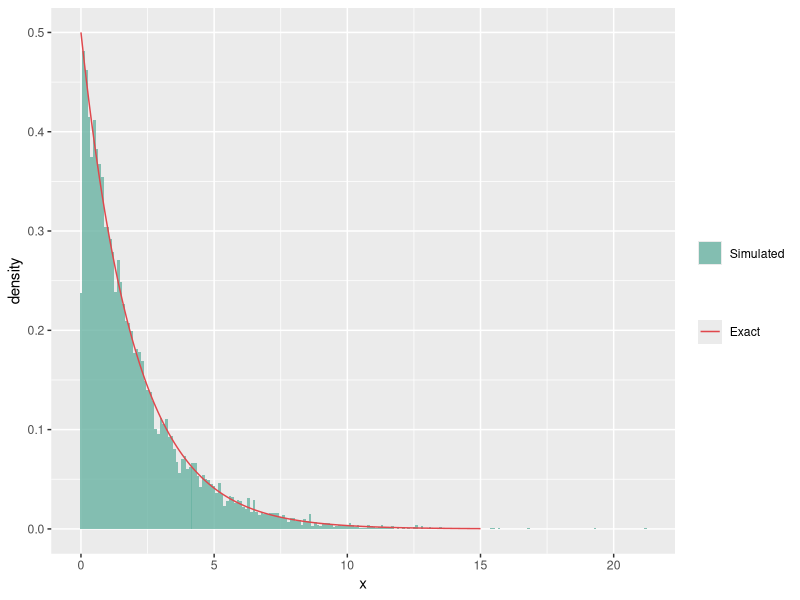
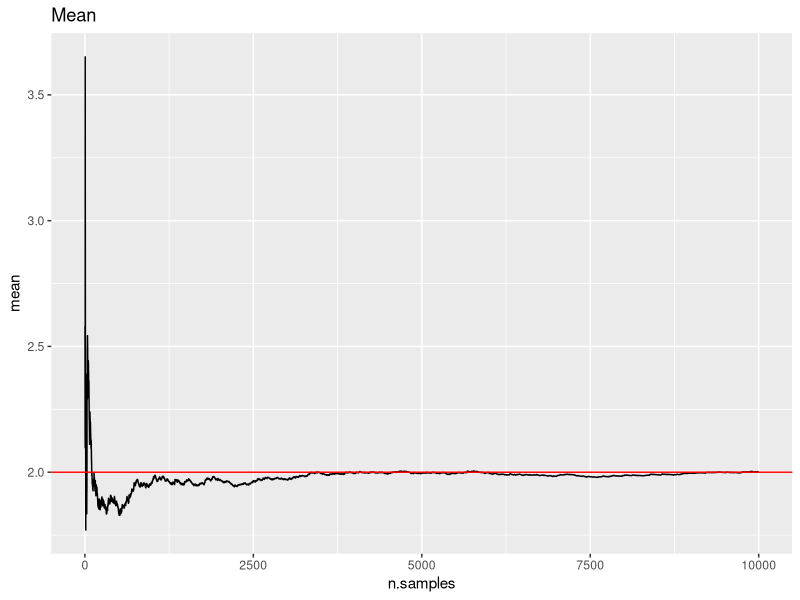
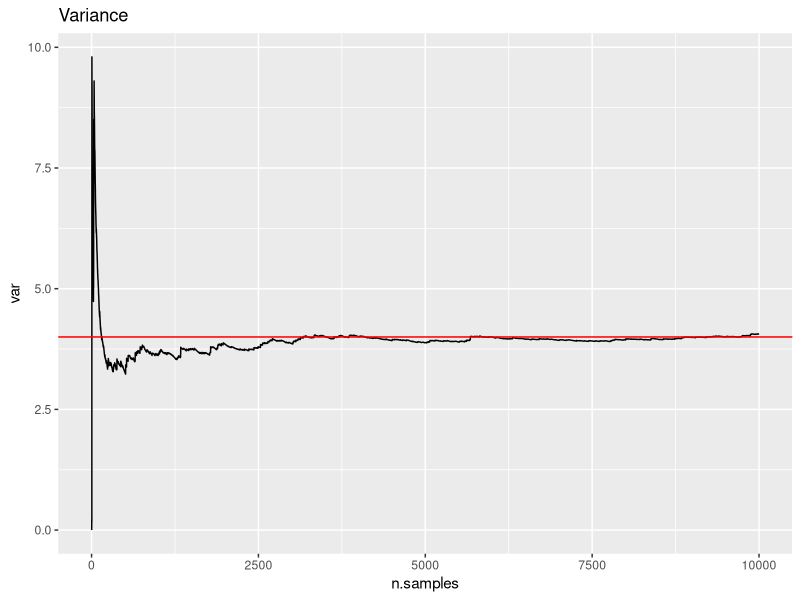
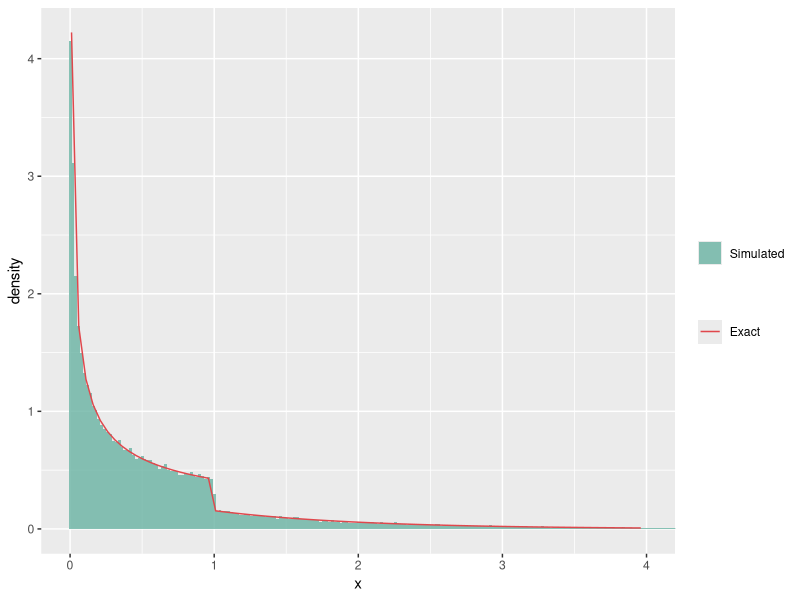
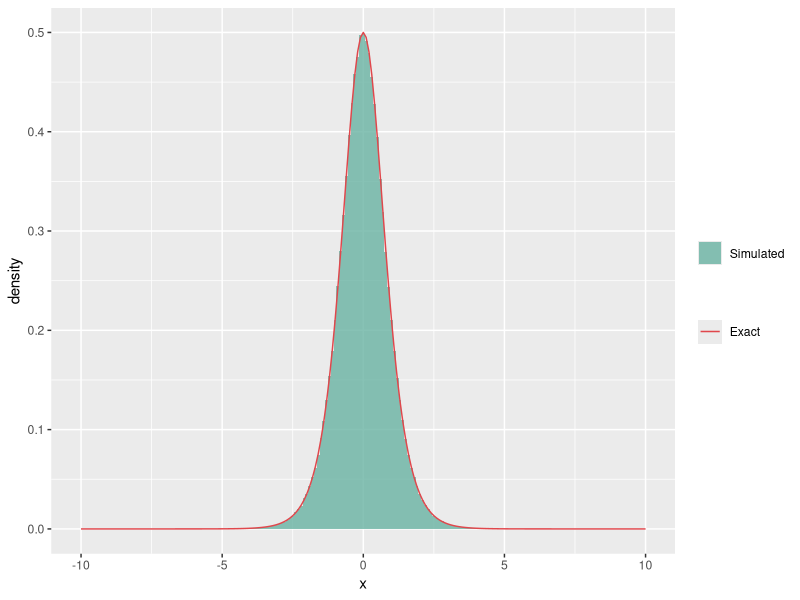
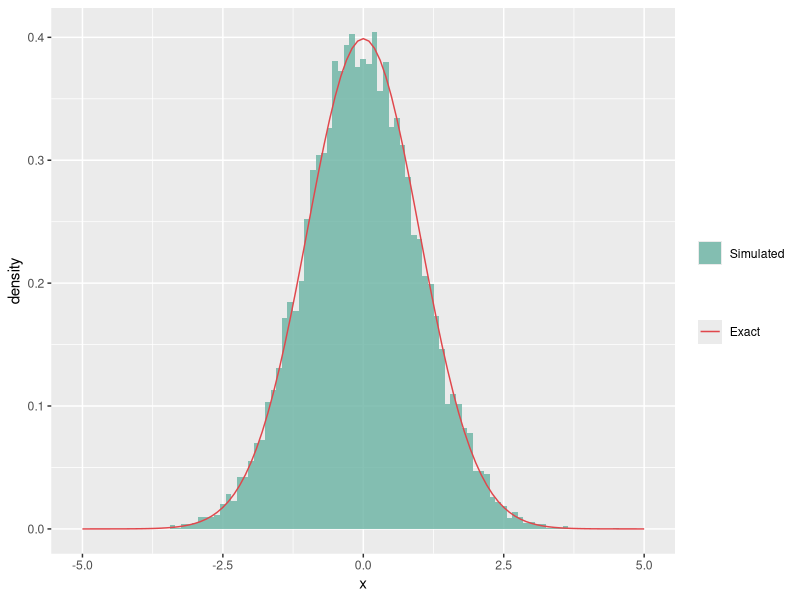
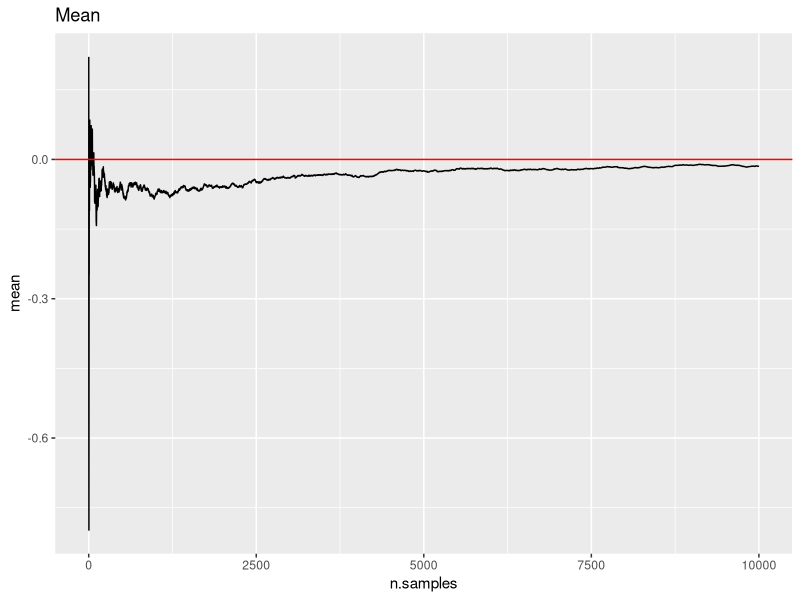
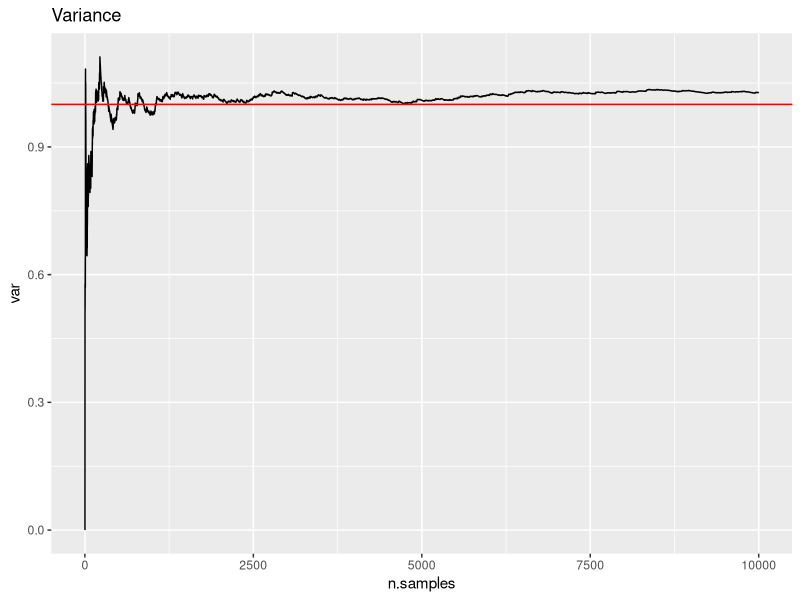

Source code (R) for these figures, in order:
## ---- chunk 1
knitr::opts_chunk$set(echo = TRUE, fig.width = 5, fig.height = 4, fig.align = "center")
library(tidyverse)
library(pracma)
library(mvtnorm)
set.seed(4300)
## ---- chunk 2
sim.exp <- function(rate, n){
  # Vector of n uniform values
  u <- runif(n, 0, 1)
  # Note that (1-U) ~ U, so we can use u instead of 1-u in the returned value.
  -1/rate * log(u)
}
## ---- chunk 3
rate <- 0.5
n <- 10000
sim <- data.frame(x = sim.exp(rate, n))
x = seq(from = 0, to = 15, by = 0.1)
exact <- data.frame(x = x, y = rate*exp(-rate*x))

ggplot(sim) + 
  geom_histogram(aes(x = x, y = ..density.., fill = "Simulated"),
                 alpha = 0.8, binwidth = 0.1) + 
  geom_line(data = exact , aes(x = x, y = y, color = 'Exact'))  +
  scale_color_manual(name = "", values = c("Exact" = "#e0474c")) +
  scale_fill_manual(name = "", values = c("Simulated" = "#69b3a2")) 
## ---- chunk 4
# Calculate the cumulative mean
data.frame(n.samples = 1:n,
           mean = cumsum(sim$x)/(1:n)) %>%
  ggplot() + geom_line(aes(n.samples, mean)) +
  geom_hline(yintercept = 1/rate, color = "red") +
  ggtitle("Mean")
## ---- chunk 5
# Calculate the cumulative variance
data.frame(n.samples = 1:n,
           mean = cumsum(sim$x)/(1:n),
           mean2 = cumsum(sim$x^2)/(1:n)) %>%
  mutate(var = mean2-mean^2) %>%
  ggplot() + geom_line(aes(n.samples, var)) +
  geom_hline(yintercept = 1/rate^2, color = "red") +
  ggtitle("Variance")
## ---- chunk 6
g <- function(alpha, x){
  # Normalizing constant
  c <- (1/alpha + exp(-1))^-1
  c*x^(alpha-1) * (0<x)*(x<1) + c*exp(-x) *(x>=1)
} 

sim.g <- function(alpha, n){
  # Normalizing constant
  c <- (1/alpha + exp(-1))^-1
  # Vector of n uniform values
  u <- runif(n, 0, 1)
  
  (alpha/c * u)^(1/alpha) * (u < c/alpha) - log((1-u)/c) * (c/alpha <= u)
}
## ---- chunk 7
# Implemented for testing purposes

g <- function(alpha, x){
  # Normalizing constant
  c <- (1/alpha + exp(-1))^-1
  c*x^(alpha-1) * (0<x)*(x<1) + c*exp(-x) *(x>=1)
} 

G <- function(alpha, x){
  # Normalizing constant
  c <- (1/alpha + exp(-1))^-1
  c/alpha*x^alpha * (0<x)*(x<1) + (1 - c*exp(-x)) *(x>=1)
} 

G.inv <- function(alpha, u){
  # Normalizing constant
  c <- (1/alpha + exp(-1))^-1
  
  (alpha/c * u)^(1/alpha) * (u < c/alpha) - log((1-u)/c) * (u >= c/alpha)
}
## ---- chunk 8
alpha <- 0.5
n <- 100000
sim <- data.frame(x = sim.g(alpha, n))
x = seq(from = 0.01, to = 4, by = 0.05)
exact <- data.frame(x = x, y = g(alpha, x))

ggplot(sim) + 
  geom_histogram(aes(x = x, y = ..density.., fill = "Simulated"),
                 alpha = 0.8, binwidth = 0.02) + 
  geom_line(data = exact , aes(x = x, y = y, color = 'Exact'))  +
  scale_color_manual(name = "", values = c("Exact" = "#e0474c")) +
  scale_fill_manual(name = "", values = c("Simulated" = "#69b3a2")) + 
  coord_cartesian(xlim=c(0, 4))
## ---- chunk 9
alpha <- 0.5
c <- (1/alpha + exp(-1))^-1

# 10000 realizations from simulation
sim <- sim.g(alpha, 10000)

# Theoretical mean and variance
mean.g <- c/(alpha+1) + 2*c/exp(1)
var.g <- c/(alpha+2) + 5*c/exp(1) - mean.g^2

# Estimated mean and variance
mean.est <- mean(sim)
var.est <- var(sim)

# Comparing means
c(mean.g, mean.est)

# Comparing variance
c(var.g, var.est)
## ---- chunk 10
sim.sigm <- function(n, alpha){
  u <- runif(n,0,1)
  1/alpha * (log(u) - log(1-u))
}
## ---- chunk 11
alpha <- 2
n <- 1000000
sim <- data.frame(x = sim.sigm(n, alpha))
x = seq(from = -10, to = 10, by = 0.1)
exact <- data.frame(x = x, y = alpha*exp(alpha*x)/(1 + exp(alpha*x))^2)

ggplot(sim) + 
  geom_histogram(aes(x = x, y = ..density.., fill = "Simulated"),
                 alpha = 0.8, binwidth = 0.1) + 
  geom_line(data = exact , aes(x = x, y = y, color = 'Exact'))  +
  scale_color_manual(name = "", values = c("Exact" = "#e0474c")) +
  scale_fill_manual(name = "", values = c("Simulated" = "#69b3a2"))
## ---- chunk 12
mean(sim$x)
## ---- chunk 13
var(sim$x)
## ---- chunk 14
box.mul <- function(n){
  # Number of sample pairs to generate 
  m <- ceil(n/2)
  
  x1 <- 2*pi * runif(m, 0, 1)
  x2 <- sim.exp(0.5, m)
  
  y1 <- sqrt(x2)*cos(x1)
  y2 <- sqrt(x2)*sin(x1)
  
  # Concatenate y1 and y2
  concat <- c(y1, y2)
  
  if(n %% 2){ # Drop last element if n is odd.
    head(concat, -1)
  }
  else{
    concat
  }
}
## ---- chunk 15
n <- 10000
sim.box.mul <- data.frame(x = box.mul(n))
x = seq(from = -5, to = 5, by = 0.1)
exact <- data.frame(x = x, y = 1/sqrt(2*pi)*exp(-1/2*x^2))

ggplot(sim.box.mul) + 
  geom_histogram(aes(x = x, y = ..density.., fill = "Simulated"),
                 alpha = 0.8, binwidth = 0.1) + 
  geom_line(data = exact , aes(x = x, y = y, color = 'Exact'))  +
  scale_color_manual(name = "", values = c("Exact" = "#e0474c")) +
  scale_fill_manual(name = "", values = c("Simulated" = "#69b3a2"))
## ---- chunk 16
# Mean
data.frame(n.samples = 1:n,
           mean = cumsum(sim.box.mul$x)/(1:n)) %>%
  ggplot() + geom_line(aes(n.samples, mean)) +
  geom_hline(yintercept = 0, color = "red") +
  ggtitle("Mean")
## ---- chunk 17
# Variance
data.frame(n.samples = 1:n,
           mean = cumsum(sim.box.mul$x)/(1:n),
           mean2 = cumsum(sim.box.mul$x^2)/(1:n)) %>%
  mutate(var = mean2-mean^2) %>%
  ggplot() + geom_line(aes(n.samples, var)) +
  geom_hline(yintercept = 1, color = "red") +
  ggtitle("Variance")
## ---- chunk 18
sim.mvnorm <- function(mu, Sigma, n){
  # Returns n realizations from a d-variate normal distribution
  d <- length(mu)
  
  # Get n d-variate standard normal realizations using the Box-Muller algorithm
  x <- array(box.mul(n*d), dim=c(d,n))
  
  # Cholesky decomposition of Sigma
  A <- t(chol(Sigma)) # Transposes to get a lower triangular matrix
  
  mu + A %*% x
}
## ---- chunk 19
# Bivariate example
mu <- c(1,2)
Sigma <- matrix(c(1, -.7, -.7, 2), 2)

# Simulate 10000 realizations
y <- sim.mvnorm(mu, Sigma, 10000)

# Create theoretical level curves
x.points <- seq(-3,4,length.out=100)
y.points <- seq(-2, 6, length.out=100)
z <- matrix(0,nrow=100,ncol=100)
for (i in 1:100) {
   for (j in 1:100) {
    z[i,j] <- dmvnorm(c(x.points[i],y.points[j]),
    mean=mu,sigma=Sigma)
   }
}

# Plot first 500 points
plot(y[1,1:500], y[2,1:500], 
     xlab="x", ylab="y", pch=16, cex = 0.4)
contour(x.points, y.points, z, add = TRUE)
## ---- chunk 20
# Estimate mean
mu.est <- rowMeans(y)
mu.est

# Estimate covariance matrix
Sigma.est <- cov(t(y))
Sigma.est
## ---- chunk 21
gamma.rej.samp <- function(n, alpha){
  count <- 0
  result <- rep(NA, n)
  p <- gamma(alpha)/(1/alpha + 1/exp(1)) # Acceptance probability
  while(count < n){
    x <- sim.g(alpha, 1)
    g.val <- g(alpha, x)
    f.val <- 1/gamma(alpha) * x^(alpha-1)*exp(-x)
    u <- runif(1,0,1)
    if(u <= p*f.val/g.val){
      result[count + 1] = x
      count = count + 1
     }
  }
  result
}
## ---- chunk 22
n <- 10000
alpha <- 0.5

sim.gamma.rej <- data.frame(x = gamma.rej.samp(n, alpha))
x = seq(from = 0, to = 8, by = 0.1)
exact <- data.frame(x = x, y = 1/gamma(alpha) * x^(alpha-1)*exp(-x))

ggplot(sim.gamma.rej) + 
  geom_histogram(aes(x = x, y = ..density.., fill = "Simulated"),
                 alpha = 0.8, binwidth = 0.05) + 
  geom_line(data = exact , aes(x = x, y = y, color = 'Exact'))  +
  scale_color_manual(name = "", values = c("Exact" = "#e0474c")) +
  scale_fill_manual(name = "", values = c("Simulated" = "#69b3a2"))
## ---- chunk 23
# Mean
data.frame(n.samples = 1:n,
           mean = cumsum(sim.gamma.rej$x)/(1:n)) %>%
  ggplot() + geom_line(aes(n.samples, mean)) +
  geom_hline(yintercept = alpha, color = "red") +
  ggtitle("Mean")
## ---- chunk 24
# Variance
data.frame(n.samples = 1:n,
           mean = cumsum(sim.gamma.rej$x)/(1:n),
           mean2 = cumsum(sim.gamma.rej$x^2)/(1:n)) %>%
  mutate(var = mean2-mean^2) %>%
  ggplot() + geom_line(aes(n.samples, var)) +
  geom_hline(yintercept = alpha, color = "red") +
  ggtitle("Variance")
## ---- chunk 25
# Function to sample from log(Uniform)
samp.log.unif <- function(n, log.b){
  u <- runif(n)
  x <- log.b + log(u) # log((b-a)*u + a) = log(b) + log(u) when a = 0.
  return(x)
}

# Function for the log of the core of the gamma distribution.
log.core.gamma <- function(x, alpha){
  if(x <= 0){return(-Inf)}
  else{return((alpha - 1)*log(x) - x)}
}

gamma.rou <- function(n, alpha){
  log.a <-  (alpha - 1)/2 * (log(alpha - 1) - 1)
  log.b.plus <- (alpha + 1)/2 * (log(alpha + 1) - 1)
  a <- ((alpha - 1)/exp(1))^((alpha - 1)/2)
  b.plus <- ((alpha + 1)/exp(1))^((alpha + 1)/2)
  b.minus <- 0
  
  count <- 0
  tries <- 0
  result <- rep(0,n)
  
  while(count < n){
    log.x1 <- samp.log.unif(1, log.a)
    log.x2 <- samp.log.unif(1, log.b.plus)
  
    if(log.x1 <= 0.5*log.core.gamma(exp(log.x2 - log.x1), alpha)){
      result[count + 1] = exp(log.x2 - log.x1)
      count = count + 1
    }
    tries = tries + 1
  }
  list("sim" = result, "tries" = tries)
}
## ---- chunk 26
n <- 100000
alpha <- 10

sim.gamma <- gamma.rou(n, alpha)
x = seq(from = 0.01, to = 25, by = 0.1)
exact <- data.frame(x = x, y = 1/gamma(alpha) * x^(alpha - 1) * exp(-x))

ggplot(data.frame(x = sim.gamma$sim)) + 
geom_histogram(aes(x = x, y = ..density.., fill = "Simulated"),
                 alpha = 0.8, binwidth = 0.1) + 
  geom_line(data = exact , aes(x = x, y = y, color = 'Exact'))  +
  scale_color_manual(name = "", values = c("Exact" = "#e0474c")) +
  scale_fill_manual(name = "", values = c("Simulated" = "#69b3a2"))

## ---- chunk 27
c("mean.theoretical" = alpha, "mean.sample" = mean(sim.gamma$sim))
c("var.theoretical" = alpha, "var.sample" = var(sim.gamma$sim))
## ---- chunk 28
n <- 1000 # Number of desired samples
m <- 100 # Length of alpha vector
alpha.vec <- seq(from = 1.01, to = 2000, length.out = m)
tries.vec <- rep(0, m)
for(i in 1:m){
  alpha <- alpha.vec[i]
  sim.gamma <- gamma.rou(n, alpha)
  tries.vec[i] = sim.gamma$tries
}

plot(alpha.vec, tries.vec, pch = 16, cex=0.5)
## ---- chunk 29
sample.gamma <- function(n, alpha, beta){
  if(alpha == 1){
    return(sim.exp(beta, n))
  } else if( alpha < 1){
    return(gamma.rej.samp(n, alpha)/beta)
  } else if( alpha > 1) {
    return(gamma.rou(n, alpha)$sim/beta)
  } else{
    stop("Invalid value of alpha")
  }
}
## ---- chunk 30
n <- 10000
alpha <-  3
beta <- 3

sim.gamma <- sample.gamma(n, alpha, beta)
x = seq(from = 0.1, to = 12, by = 0.1)
exact <- data.frame(x = x, y = beta^alpha/gamma(alpha) * x^(alpha - 1) * exp(-beta*x))

ggplot(data.frame(x = sim.gamma)) + 
geom_histogram(aes(x = x, y = ..density.., fill = "Simulated"),
                 alpha = 0.8, binwidth = 0.05) + 
  geom_line(data = exact , aes(x = x, y = y, color = 'Exact'))  +
  scale_color_manual(name = "", values = c("Exact" = "#e0474c")) +
  scale_fill_manual(name = "", values = c("Simulated" = "#69b3a2"))
## ---- chunk 31
sim.beta <- function(n, alpha, beta){
  # Generate n samples from Gamma(alpha, 1) and Gamma(beta, 1)
  x <- sample.gamma(n, alpha, 1)
  y <- sample.gamma(n, beta, 1)
  
  # Return z=x/(x+y), n independent values from the Beta(alpha, beta)
  x/(x+y)
}
## ---- chunk 32
n <- 100000
alpha <-  2
beta <- 10

sim.beta <- sim.beta(n, alpha, beta)
x = seq(from = 0.01, to = 1, by = 0.01)
exact <- data.frame(x = x, y = gamma(alpha + beta)/(gamma(alpha)*gamma(beta)) * x^(alpha - 1) * (1 - x)^(beta - 1))

ggplot(data.frame(x = sim.beta)) + 
geom_histogram(aes(x = x, y = ..density.., fill = "Simulated"),
                 alpha = 0.8, binwidth = 0.01) + 
  geom_line(data = exact , aes(x = x, y = y, color = 'Exact'))  +
  scale_color_manual(name = "", values = c("Exact" = "#e0474c")) +
  scale_fill_manual(name = "", values = c("Simulated" = "#69b3a2"))
## ---- chunk 33
c("mean.theoretical" = alpha/(alpha + beta), "mean.sample" = mean(sim.beta))
c("var.theoretical" = alpha*beta/((alpha + beta)^2*(alpha + beta + 1)),
  "var.sample" = var(sim.beta))
## ---- chunk 34
# Simulate 100000 samples from the standard normal distribution
n <- 100000
x <- box.mul(n)
# Boolean array, indicates which values of x has value >4
h <- (x > 4)
# Monte Carlo estimate
theta.hat <- 1/n * sum(h)
theta.hat
# Theoretical value
pnorm(4, lower.tail = FALSE)
## ---- chunk 35
sigma.hat <- sqrt(1/(n*(n-1)) * sum((h - theta.hat)^2)) 
lower <- theta.hat - qt(0.975, n - 1)*sigma.hat
upper <- theta.hat + qt(0.975, n - 1)*sigma.hat

c(lower, upper)
## ---- chunk 36
inv.samp <- function(n){
  u <- runif(n, 0, 1)
  x <- sqrt(16 - 2*log(1 - u))
  return(x)
}

sim <- inv.samp(10000)
x = seq(from = 4, to = 9, by = 0.1)
exact <- data.frame(x = x, y = exp(8)*x*exp(-x^2/2))

ggplot(data.frame(x = sim)) + 
 geom_histogram(aes(x = x, y = ..density.., fill = "Simulated"),
                 alpha = 0.8, binwidth = 0.01) + 
  geom_line(data = exact , aes(x = x, y = y, color = 'Exact'))  +
  scale_color_manual(name = "", values = c("Exact" = "#e0474c")) +
  scale_fill_manual(name = "", values = c("Simulated" = "#69b3a2"))
## ---- chunk 37
n <- 100000
c <- exp(8)

x <- inv.samp(n)
w <- 1/(sqrt(2*pi)*c*x)
h <- (x > 4)

theta.is <- 1/n * sum(h*w)
theta.is
## ---- chunk 38
sigma.is <- sqrt(1/(n*(n-1)) * sum((h*w - theta.is)^2)) 
lower <- theta.is - qt(0.975, n - 1)*sigma.is
upper <- theta.is + qt(0.975, n - 1)*sigma.is

c(lower, upper)
## ---- chunk 39
anti <- function(n){
  u <- runif(n, 0, 1)
  x.1 <- sqrt(16 - 2*log(u))
  x.2 <- sqrt(16 - 2*log(1 - u))
  list(x.1 = x.1, x.2 = x.2)
}
## ---- chunk 40
n <- 50000
c <- exp(8)

x <- anti(n)
x.1 = x$x.1
x.2 <- x$x.2

w.1 <- 1/(sqrt(2*pi)*c*x.1)
h.1 <- (x.1 > 4)
theta.1 <- 1/n * sum(h.1*w.1)

w.2 <- 1/(sqrt(2*pi)*c*x.2)
h.2 <- (x.2 > 4)
theta.2 <- 1/n * sum(h.2*w.2)

theta.as <- 1/2 * (theta.1 + theta.2)
theta.as
## ---- chunk 41
Y <- 1/2 * (h.1*w.1 + h.2*w.2) # Vector of Yi's
S2.Y <- var(Y) # Sample variance of Y's
sigma.as <- sqrt(S2.Y/n) # Estimated sd of theta.as

lower <- theta.as - qt(0.975, n - 1)*sigma.as
upper <- theta.as + qt(0.975, n - 1)*sigma.as

c("conf.int.lower" = lower, "conf.int.upper" = upper, "precision" = 1/sigma.as^2)
## ---- chunk 42
 c("sample.correlation" = cor(h.1*w.1, h.2*w.2))
## ---- chunk 43
# Calculating the constant c
y <- c(125, 18, 20, 34) # From project description
theta.star <- (15 + sqrt(53809))/394 # Theoretical argmax
c <- exp(y[1]*log(2+theta.star) + (y[2]+y[3])*log(1-theta.star) + y[4]*log(theta.star))

sim.rej.D <- function(n, y = c(125, 18, 20, 34)){
  samples <- rep(0,n)
  n_simulated <- 0
  
  i = 1
  while(i<=n){
    n_simulated <- n_simulated + 1
    # Sample from prior distribution
    theta <- runif(1,0,1)
    # Calculate acceptance probability
    f.value <- (2+theta)^y[1] * (1-theta)^(y[2]+y[3]) * theta^y[4]
    alpha <- 1/c * f.value
    # Check if sample is accepted
    if(runif(1,0,1) <= alpha){
      samples[i] <- theta
      i <- i+1
    }
  }
  # Return samples and acceptance rate
  list(samples = samples, rate = n/n_simulated)
}
## ---- chunk 44
# Monte-Carlo estimate for mean
M <- 10000
samples <- sim.rej.D(M)$samples
mu.theta <- mean(samples)
mu.theta
## ---- chunk 45
sim.rej <- data.frame(x = samples)

# Posterior density (up to a multiplicative constant)
f <- function(theta, y=c(125, 18, 20, 34)){
  (2+theta)^y[1] * (1-theta)^(y[2]+y[3]) * theta^y[4]
}

# Calculating the theoretical density and normalizing
theta = seq(from = 0, to = 1, by = 0.005)
norm.const <- integrate(f,0,1)$value
y <- f(theta) / norm.const

exact <- data.frame(x = theta, y = y)


# Histogram + theoretical density + vertical line at estimated mean
ggplot(sim.rej) + 
  geom_histogram(aes(x = x, y = ..density.., fill = "Simulated"),
                 alpha = 0.8, binwidth = 0.01) + 
  geom_line(data = exact , aes(x = x, y = y, color = 'Exact'))  +
  scale_color_manual(name = "", values = c("Exact" = "#e0474c")) +
  scale_fill_manual(name = "", values = c("Simulated" = "#69b3a2")) + 
  geom_vline(xintercept=mu.theta, color="#000000")

## ---- chunk 46
# Calculating the mean numerically
mu.num <- integrate(function(x) x*f(x)/norm.const, 0, 1)
mu.num$value
## ---- chunk 47
# Practically calculated acceptance rate
M <- 10000
acc.rate.practical <- sim.rej.D(M)$rate
1/acc.rate.practical

# Numerically calculated acceptance rate
acc.rate.numerical <- integrate(f,0,1)$value / c
1/acc.rate.numerical
## ---- chunk 48
# Weight function (equals to the new prior divided by the old prior)
w <- function(theta) 5*(1-theta)^4

# Calculate new posterior mean
mu.theta2 <- sum(samples*w(samples)) / sum(w(samples))
mu.theta2
